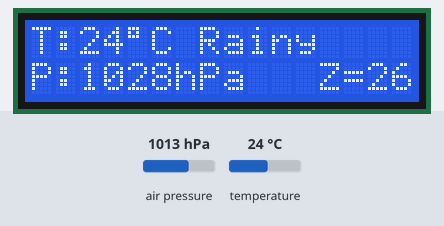
Bench run of a sketch on a simulated Arduino Uno, built with avr-gcc and run on an emulated ATmega328P. Shown: 16×2 character LCD. Inputs (shaded band) come from the test bench; at power-on: air pressure 1013 hPa, temperature 24 °C. The local clock reads 2024-03-15 10:24:30 at power-on unless the sketch sets it; the modem accepts every AT command (registered, SIM ready, sends succeed) and sends nothing else; what the sketch prints to the serial monitor is not drawn.

Above: at 1.3 s.
1.4 s: air pressure set to 1000 hPa
At 2.6 s:
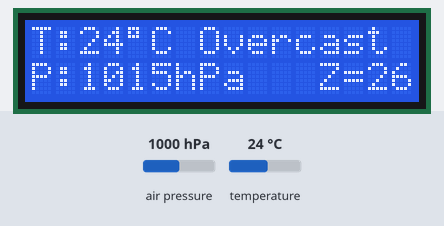
4.4 s: temperature set to 33 °C
At 5.9 s:
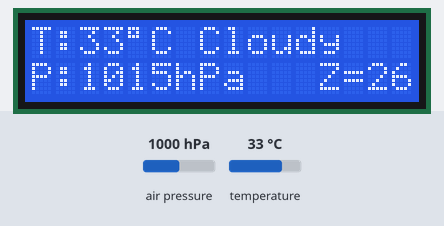
7.4 s: air pressure set to 952 hPa
At 8.8 s:
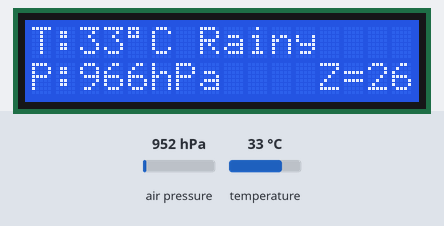
10.4 s: temperature set to 12 °C
At 10.9 s:
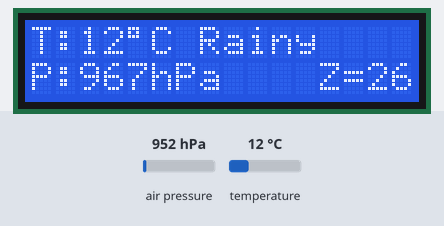
Timing chart, 0 to 13.4 s (numbered marks = the images above; inputs shaded):
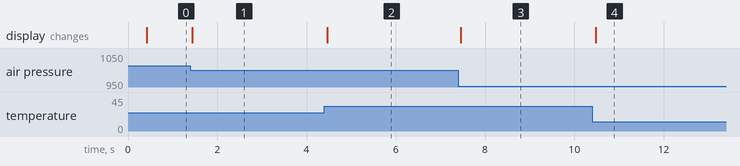

The sketch:

project_beta.ino
```cpp
#include <LiquidCrystal.h>
#include <SoftwareSerial.h>
#include <Adafruit_BMP280.h>
#include <Wire.h>
#include "RTClib.h"

#define RX 3
#define TX 2
#define SLP_HPA (1013.25) // Sea Level Pressure (hPa)
#define ALTITUDE_HOME (131)

RTC_DS1307 RTC;
LiquidCrystal lcd(8, 9, 4, 5, 6, 7);
SoftwareSerial esp8266(RX, TX);
Adafruit_BMP280 bmp;

// ESP8266 WI-FI MODULE & THINGSPEAK DATA
String AP = "Nu servim";
String PASS = "Gestapo69.";
String API = "2M5GQIT0VBNJWU37";
String HOST = "api.thingspeak.com";
String PORT = "80";
String tempTS = "field1";
String pressTS = "field2";

int countTrueCommand;
int countTimeCommand;
boolean found = false;

byte counter = 0;
byte delta_time = 0;
int t_hour = 0;
int t_minute = 0;
float pressureArray[10] = {0};

void setup() {

    Serial.begin(9600);
    Wire.begin();
    bmp.begin();
    lcd.begin(16, 2);
    esp8266.begin(115200);
    RTC.begin();
    RTC.adjust(DateTime(__DATE__, __TIME__));

    sendCommand("AT", 5, "OK");
    sendCommand("AT+CWMODE=1", 5, "OK");
    sendCommand("AT+CWJAP=\"" + AP + "\",\"" + PASS + "\"", 20, "OK");

    /* Default settings from datasheet. */
    bmp.setSampling(Adafruit_BMP280::MODE_NORMAL,     /* Operating Mode. */
                    Adafruit_BMP280::SAMPLING_X2,     /* Temp. oversampling */
                    Adafruit_BMP280::SAMPLING_X16,    /* Pressure oversampling */
                    Adafruit_BMP280::FILTER_X16,      /* Filtering. */
                    Adafruit_BMP280::STANDBY_MS_500); /* Standby time. */
}

void loop() {
    lcd.clear();
    float pressure = bmp.readPressure() / 100.0F;
    float temperature = bmp.readTemperature();
    float seapressure = station2sealevel(pressure, ALTITUDE_HOME, temperature);

    printPressureLCD(seapressure);
    printTemperatureLCD(temperature);

    DateTime now = RTC.now();
    printSerialDate(now);
    int t_hour2 = now.hour();
    int t_minute2 = now.minute();
    int Z = 0;

    if (t_hour2 != t_hour or t_minute2 != t_minute) {
        delta_time++;
        if (delta_time > 10) {
            delta_time = 0;
            if (counter == 10) {
                for (int i = 0; i < 9; i++) {
                    pressureArray[i] = pressureArray[i + 1];
                }
                pressureArray[counter - 1] = seapressure;
            } else {
                pressureArray[counter] = seapressure;
                counter++;
            }
        }
    }

    Z = calcZambretti((pressureArray[9] + pressureArray[8] + pressureArray[7]) / 3,
                      (pressureArray[0] + pressureArray[1] + pressureArray[2]) / 3, now.month());
    lcd.setCursor(7, 0);
    lcd.print(interpretWeather(Z, seapressure));
    lcd.setCursor(12, 1);
    lcd.print("Z=");
    lcd.print(Z);

    t_hour=t_hour2;
    t_minute=t_minute2;
}

void printSerialDate(DateTime now) {
    Serial.print(now.year(), DEC);
    Serial.print('/');
    Serial.print(now.month(), DEC);
    Serial.print('/');
    Serial.print(now.day(), DEC);
    Serial.print(' ');
    Serial.print(now.hour(), DEC);
    Serial.print(':');
    Serial.print(now.minute(), DEC);
    Serial.print(':');
    Serial.print(now.second(), DEC);
    Serial.println();
}

void sendData(float auxTemp, float auxPres) {
    Serial.print("Pressure: " + String(auxPres, 2) + "        Temp: " + String(auxTemp, 1));
    Serial.println();
    String getData = "GET /update?api_key=" + API + "&" + tempTS + "=" + String(auxTemp, 2) + "&" + pressTS + "=" +
                     String(auxPres, 2);
    sendCommand("AT+CIPMUX=1", 1, "OK");
    sendCommand("AT+CIPSTART=0,\"TCP\",\"" + HOST + "\"," + PORT, 1, "OK");
    sendCommand("AT+CIPSEND=0," + String(getData.length() + 4), 1, ">");
    esp8266.println(getData);
    delay(250);
    countTrueCommand++;
    sendCommand("AT+CIPCLOSE=0", 1  , "OK");
}

void sendCommand(String command, int maxTime, char readReplay[]) {
    Serial.print(countTrueCommand);
    Serial.print(". at command => ");
    Serial.print(command);
    Serial.print(" ");
    while (countTimeCommand < (maxTime * 1)) {
        esp8266.println(command);//at+cipsend
        if (esp8266.find(readReplay)) //ok
        {
            found = true;
            break;
        }

        countTimeCommand++;
    }

    if (found == true) {
        Serial.println("OYI");
        countTrueCommand++;
        countTimeCommand = 0;
    }

    if (found == false) {
        Serial.println("Fail");
        countTrueCommand = 0;
        countTimeCommand = 0;
    }

    found = false;
}

void printPressureLCD(float pressure) {
    String presString = String(pressure, 0);
    lcd.setCursor(0, 1);
    lcd.print("P:");
    lcd.print(presString);
    lcd.print("hPa");
}

void printTemperatureLCD(float temperature) {
    String tempString = String(temperature, 0);
    lcd.setCursor(0, 0);
    lcd.print("T:");
    lcd.print(tempString);
    lcd.print((char) 223);
    lcd.print("C");
}


float station2sealevel(float p, int height, float t) {
    return (double) p * pow(1 - 0.0065 * (double) height / (t + 0.0065 * (double) height + 273.15), -5.275);
}

void printSerial(String s) {
    Serial.print(s);
    Serial.println();
}

int calcZambretti(float currPressure, float prevPressure, int mon) {
    if (currPressure < prevPressure) {
        //FALLING
        if (mon >= 4 and mon <= 9) {
            // SUMMER
            if (currPressure >= 1030)
                return 2;
            else if (currPressure >= 1020 and currPressure < 1030)
                return 8;
            else if (currPressure >= 1010 and currPressure < 1020)
                return 18;
            else if (currPressure >= 1000 and currPressure < 1010)
                return 21;
            else if (currPressure >= 990 and currPressure < 1000)
                return 24;
            else if (currPressure >= 980 and currPressure < 990)
                return 24;
            else if (currPressure >= 970 and currPressure < 980)
                return 26;
            else if (currPressure < 970)
                return 26;
        } else {
            //winter
            if (currPressure >= 1030)
                return 2;
            else if (currPressure >= 1020 and currPressure < 1030)
                return 8;
            else if (currPressure >= 1010 and currPressure < 1020)
                return 15;
            else if (currPressure >= 1000 and currPressure < 1010)
                return 21;
            else if (currPressure >= 990 and currPressure < 1000)
                return 22;
            else if (currPressure >= 980 and currPressure < 990)
                return 24;
            else if (currPressure >= 970 and currPressure < 980)
                return 26;
            else if (currPressure < 970)
                return 26;
        }
    } else if (currPressure > prevPressure) {
        //RAISING
        if (mon >= 4 and mon <= 9) {
            //summer
            if (currPressure >= 1030)
                return 1;
            else if (currPressure >= 1020 and currPressure < 1030)
                return 2;
            else if (currPressure >= 1010 and currPressure < 1020)
                return 3;
            else if (currPressure >= 1000 and currPressure < 1010)
                return 7;
            else if (currPressure >= 990 and currPressure < 1000)
                return 9;
            else if (currPressure >= 980 and currPressure < 990)
                return 12;
            else if (currPressure >= 970 and currPressure < 980)
                return 17;
            else if (currPressure < 970)
                return 17;
        } else {
            //winter
            if (currPressure >= 1030)
                return 1;
            else if (currPressure >= 1020 and currPressure < 1030)
                return 2;
            else if (currPressure >= 1010 and currPressure < 1020)
                return 6;
            else if (currPressure >= 1000 and currPressure < 1010)
                return 7;
            else if (currPressure >= 990 and currPressure < 1000)
                return 10;
            else if (currPressure >= 980 and currPressure < 990)
                return 13;
            else if (currPressure >= 970 and currPressure < 980)
                return 17;
            else if (currPressure < 970)
                return 17;
        }
    } else {
        if (currPressure >= 1030)
            return 1;
        else if (currPressure >= 1020 and currPressure < 1030)
            return 2;
        else if (currPressure >= 1010 and currPressure < 1020)
            return 11;
        else if (currPressure >= 1000 and currPressure < 1010)
            return 14;
        else if (currPressure >= 990 and currPressure < 1000)
            return 19;
        else if (currPressure >= 980 and currPressure < 990)
            return 23;
        else if (currPressure >= 970 and currPressure < 980)
            return 24;
        else if (currPressure < 970)
            return 26;

    }
}

String interpretWeather(int Z, float seapressure) {
    if (pressureArray[9] > 0 and pressureArray[0] > 0) {
        if (pressureArray[9] + pressureArray[8] + pressureArray[7] - pressureArray[0] - pressureArray[1] -
            pressureArray[2] >= 3) {
            printSerial("RAISING");
            if (Z < 3)
                return "Sunny";
            else if (Z >= 3 and Z <= 9)
                return "Overcast";
            else if (Z > 9 and Z <= 17)
                return "Cloudy";
            else if (Z > 17)
                return "Rainy";

        } else if (pressureArray[0] + pressureArray[1] + pressureArray[2] - pressureArray[9] - pressureArray[8] -
                   pressureArray[7] >= 3) {
            printSerial("FALLING");
            if (Z < 4)
                return "Sunny";
            else if (Z >= 4 and Z < 14)
                return "Overcast";
            else if (Z >= 14 and Z < 19)
                return "Worsening";
            else if (Z >= 19 and Z < 21)
                return "Cloudy";
            else if (Z >= 21)
                return "Rainy";

        } else {
            printSerial("STEADY");
            if (Z < 5)
                return "Sunny";
            else if (Z >= 5 and Z <= 11)
                return "Overcast";
            else if (Z > 11 and Z < 14)
                return "Cloudy";
            else if (Z >= 14 and Z < 19)
                return "Worsening";
            else if (Z > 19) {
                return "Rainy";
            }
        }
    } else {
        printSerial("Inca se calculeaza");
        if (seapressure < 1005)
            return "Rainy";
        else if (seapressure >= 1005 and seapressure <= 1015)
            return "Cloudy";
        else if (seapressure > 1015 and seapressure < 1025)
            return "Overcast";
        else
            return "Rainy";
    }
}
```

Measured:
- after the input at 1.4 s, the display: changes at once (image 1)
- after the input at 4.4 s, the display: changes after 0.07 s (image 2)
- after the input at 7.4 s, the display: changes after 0.05 s (image 3)
- after the input at 10.4 s, the display: changes after 0.08 s (image 4)
